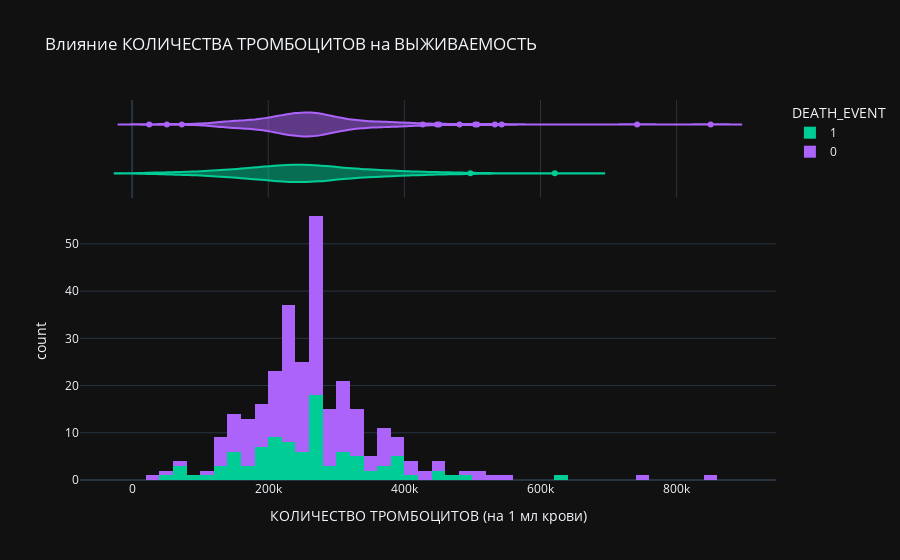

Source (notebook cell):
### Code cell
fig = px.histogram(heart_data, x="platelets", color="DEATH_EVENT", marginal="violin", hover_data=heart_data.columns,
                   title ="Влияние КОЛИЧЕСТВА ТРОМБОЦИТОВ на ВЫЖИВАЕМОСТЬ", 
                   labels={"platelets": "КОЛИЧЕСТВО ТРОМБОЦИТОВ (на 1 мл крови)"},
                   template="plotly_dark",
                   color_discrete_map={"0": "RebeccaPurple", "1": "MediumPurple"})
fig.show()

### Figure 1 — Plotly figure (JSON) as saved in the notebook; plotly's stock layout.template omitted (floating-point values rounded to 4 significant figures; data arrays with more than 128 entries replaced by an {"elided": "..."} marker saying what was removed)
{"data": [{"alignmentgroup": "True", "bingroup": "x", "hovertemplate": "DEATH_EVENT=1<br>КОЛИЧЕСТВО ТРОМБОЦИТОВ (на 1 мл крови)=%{x}<br>count=%{y}<extra></extra>", "legendgroup": "1", "marker": {"color": "#00cc96", "pattern": {"shape": ""}}, "name": "1", "offsetgroup": "1", "orientation": "v", "showlegend": true, "type": "histogram", "x": [265000, 263400.0, 162000, 210000, 327000, 204000, 127000, 454000, 263400.0, 388000, 368000, 253000, 136000, 276000, 47000, 262000, 166000, 237000, 87000, 297000, 289000, 263400.0, 149000, 196000, 284000, 153000, 200000, 263400.0, 360000, 319000, 188000, 228000, 226000, 321000, 329000, 263400.0, 153000, 185000, 194000, 310000, 271000, 451000, 140000, 395000, 166000, 418000, 263400.0, 351000, 255000, 461000, 319000, 254000, 390000, 216000, 385000, 119000, 213000, 274000, 244000, 497000, 243000, 266000, 204000, 196000, 302000, 210000, 621000, 306000, 351000, 263400.0, 217000, 271000, 263400.0, 338000, 225000, 235000, 75000, 334000, 192000, 70000, 221000, 265000, 224000, 219000, 389000, 153000, 365000, 126000, 223000, 244000, 151000, 263400.0, 62000, 314000, 198000, 263400.0], "xaxis": "x", "yaxis": "y"}, {"alignmentgroup": "True", "customdata": {"elided": "96x12 float values"}, "hovertemplate": "DEATH_EVENT=%{customdata[11]}<br>КОЛИЧЕСТВО ТРОМБОЦИТОВ (на 1 мл крови)=%{x}<br>age=%{customdata[0]}<br>anaemia=%{customdata[1]}<br>creatinine_phosphokinase=%{customdata[2]}<br>diabetes=%{customdata[3]}<br>ejection_fraction=%{customdata[4]}<br>high_blood_pressure=%{customdata[5]}<br>serum_creatinine=%{customdata[6]}<br>serum_sodium=%{customdata[7]}<br>sex=%{customdata[8]}<br>smoking=%{customdata[9]}<br>time=%{customdata[10]}<extra></extra>", "legendgroup": "1", "marker": {"color": "#00cc96"}, "name": "1", "offsetgroup": "1", "scalegroup": "x", "showlegend": false, "type": "violin", "x": [265000, 263400.0, 162000, 210000, 327000, 204000, 127000, 454000, 263400.0, 388000, 368000, 253000, 136000, 276000, 47000, 262000, 166000, 237000, 87000, 297000, 289000, 263400.0, 149000, 196000, 284000, 153000, 200000, 263400.0, 360000, 319000, 188000, 228000, 226000, 321000, 329000, 263400.0, 153000, 185000, 194000, 310000, 271000, 451000, 140000, 395000, 166000, 418000, 263400.0, 351000, 255000, 461000, 319000, 254000, 390000, 216000, 385000, 119000, 213000, 274000, 244000, 497000, 243000, 266000, 204000, 196000, 302000, 210000, 621000, 306000, 351000, 263400.0, 217000, 271000, 263400.0, 338000, 225000, 235000, 75000, 334000, 192000, 70000, 221000, 265000, 224000, 219000, 389000, 153000, 365000, 126000, 223000, 244000, 151000, 263400.0, 62000, 314000, 198000, 263400.0], "xaxis": "x2", "yaxis": "y2"}, {"alignmentgroup": "True", "bingroup": "x", "hovertemplate": "DEATH_EVENT=0<br>КОЛИЧЕСТВО ТРОМБОЦИТОВ (на 1 мл крови)=%{x}<br>count=%{y}<extra></extra>", "legendgroup": "0", "marker": {"color": "#ab63fa", "pattern": {"shape": ""}}, "name": "0", "offsetgroup": "0", "orientation": "v", "showlegend": true, "type": "histogram", "x": {"elided": "203 float values"}, "xaxis": "x", "yaxis": "y"}, {"alignmentgroup": "True", "customdata": {"elided": "203x12 float values"}, "hovertemplate": "DEATH_EVENT=%{customdata[11]}<br>КОЛИЧЕСТВО ТРОМБОЦИТОВ (на 1 мл крови)=%{x}<br>age=%{customdata[0]}<br>anaemia=%{customdata[1]}<br>creatinine_phosphokinase=%{customdata[2]}<br>diabetes=%{customdata[3]}<br>ejection_fraction=%{customdata[4]}<br>high_blood_pressure=%{customdata[5]}<br>serum_creatinine=%{customdata[6]}<br>serum_sodium=%{customdata[7]}<br>sex=%{customdata[8]}<br>smoking=%{customdata[9]}<br>time=%{customdata[10]}<extra></extra>", "legendgroup": "0", "marker": {"color": "#ab63fa"}, "name": "0", "offsetgroup": "0", "scalegroup": "x", "showlegend": false, "type": "violin", "x": {"elided": "203 float values"}, "xaxis": "x2", "yaxis": "y2"}], "layout": {"barmode": "relative", "legend": {"title": {"text": "DEATH_EVENT"}, "tracegroupgap": 0}, "title": {"text": "Влияние КОЛИЧЕСТВА ТРОМБОЦИТОВ на ВЫЖИВАЕМОСТЬ"}, "xaxis": {"anchor": "y", "domain": [0, 1], "title": {"text": "КОЛИЧЕСТВО ТРОМБОЦИТОВ (на 1 мл крови)"}}, "xaxis2": {"anchor": "y2", "domain": [0, 1], "matches": "x", "showgrid": true, "showticklabels": false}, "yaxis": {"anchor": "x", "domain": [0, 0.7326], "title": {"text": "count"}}, "yaxis2": {"anchor": "x2", "domain": [0.7426, 1], "matches": "y2", "showgrid": false, "showline": false, "showticklabels": false, "ticks": ""}}}
